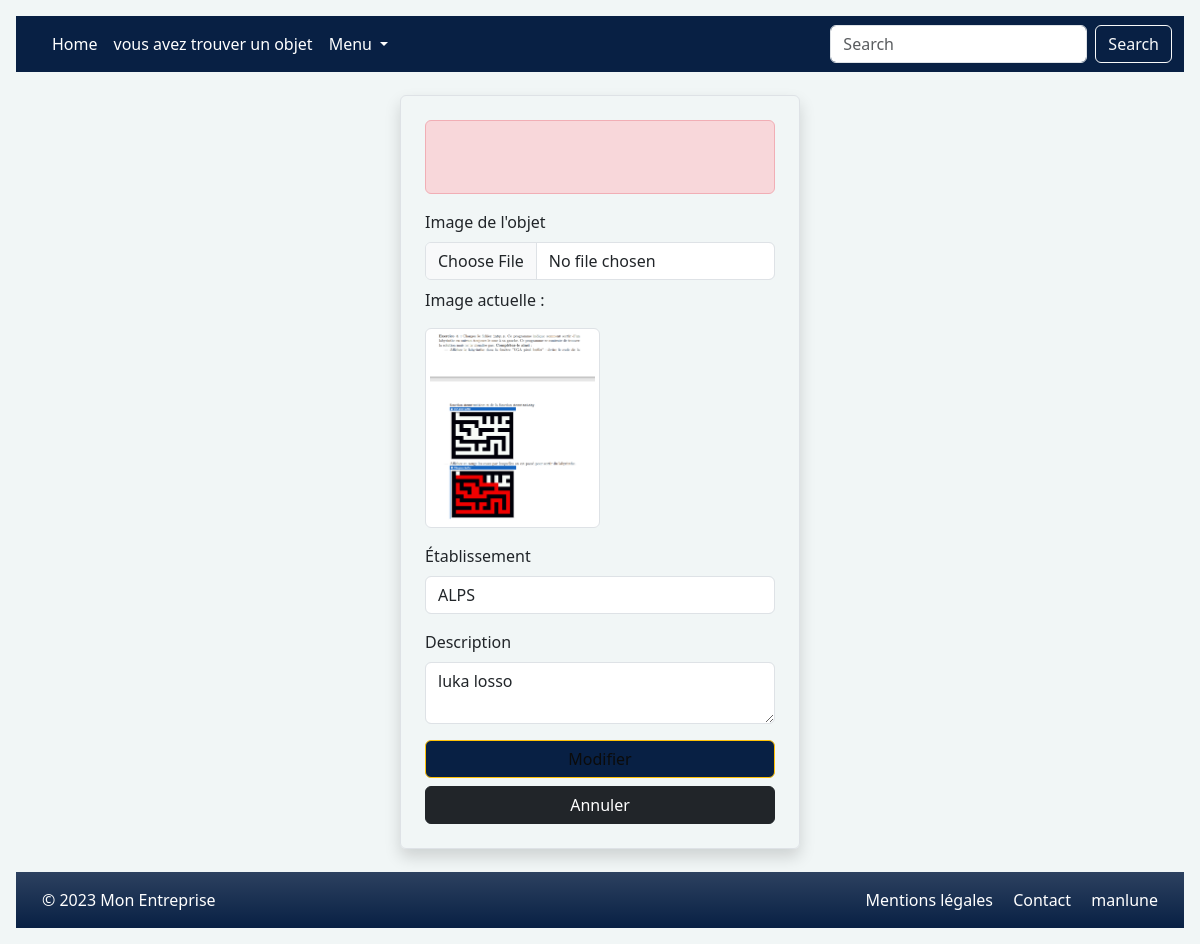
The app's page /modifier_obj/15 (signed in) with its own data.
### tables this page shows
CREATE TABLE objet (id INTEGER PRIMARY KEY AUTOINCREMENT,image TEXT,etid INTEGER,post TEXT,FOREIGN KEY (etid) REFERENCES etablissement(id));

CREATE TABLE etablissement(id INTEGER PRIMARY KEY AUTOINCREMENT,name TEXT,adress TEXT);

### server.py (the view)
@app.route('/modifier_obj/<int:id>', methods=['GET'])
def modifier_obj(id):
    objet = model.detail_objet(id)
    courant = model.get_etablissement_name(objet['etid'])
    etablissements = model.liste_etablissement()
    return render_template('updateobjet.html',
                         objet=objet,
                         courant=courant,
                         etablissements=etablissements)

### data_model.py (called while the page is built)
def db_fetch(query, args=(), all=False, db_name=DBFILENAME):
    try:
        with sqlite3.connect(db_name) as conn:
            conn.row_factory = sqlite3.Row
            cur = conn.execute(query, args)
            if all:
                rows = cur.fetchall()
                return [dict(row) for row in rows] if rows else []
            else:
                row = cur.fetchone()
                return dict(row) if row else None
    except sqlite3.Error as e:
        print(f"Erreur SQLite: {e}")
        return None if not all else []
    except Exception as e:
        print(f"Erreur inattendue: {e}")
        return None if not all else []

  def detail_objet(self,id):
    found=db_fetch('SELECT * FROM objet WHERE id=?',(id,))
    return found

  def liste_etablissement(self):
    res= db_fetch('SELECT * FROM etablissement order by id', all= True)
    return res

  def get_etablissement_name(self, etid):
    etab = db_fetch("SELECT name FROM etablissement WHERE id = ?", (etid,))
    return etab['name'] if etab else "Inconnu"

### templates/updateobjet.html (shortened to what this page needs)
{%include "header.html" %}
<div class="min-vh-100 d-flex justify-content-center align-items-center">
    <form class="border p-4 rounded shadow" style="width: 400px;" action="{{ url_for('modifier_obj', id=objet.id) }}" method="post" enctype="multipart/form-data">
        <div class="alert alert-danger text-center py-4">
        </div>
        <div class="mb-3">
            <label for="image" class="form-label">Image de l'objet</label>
            <input class="form-control" type="file" name="image" id="image" accept="image/*" {% if not objet %}required{% endif %}>
            {% if objet and objet.image %}
            <div class="mt-2">
                <p>Image actuelle :</p>
                <img src="{{ url_for('static', filename='uploads/' + objet.image) }}"
                     class="img-thumbnail"
                     style="max-height: 200px;">
            </div>
            {% endif %}
        </div>
        <div class="mb-3">
            <label for="etablissement" class="form-label">Établissement</label>
            <input class="form-control" name="etablissement" list="etablissement"
                   id="etablissement" placeholder="Votre établissement" value="{{courant}}" required>
        </div>
        <div class="mb-3">
            <label for="post" class="form-label">Description</label>
            <textarea class="form-control" name="post" id="post"
                      placeholder="Décrivez l'objet en quelques mots" required>{{objet.post}}</textarea>
        </div>
        <button type="submit" class="btn btn-warning navbar-custom w-100 mb-2">
            <span style="color: rgb(11, 11, 11);">Modifier</span>
        </button>
        <a href="{{ url_for('detail', id=objet.id) }}" class="btn btn-dark w-100">Annuler</a>
    </form>
</div>
{% include "footer.html" %}

### static/form.css (style rules this page uses)
body { background-color: rgb(241, 246, 246); }
.navbar-custom { background-color: #082044; }

### records on screen
objet: image (picture), post "luka losso"
etablissement: etablissement "ALPS"
